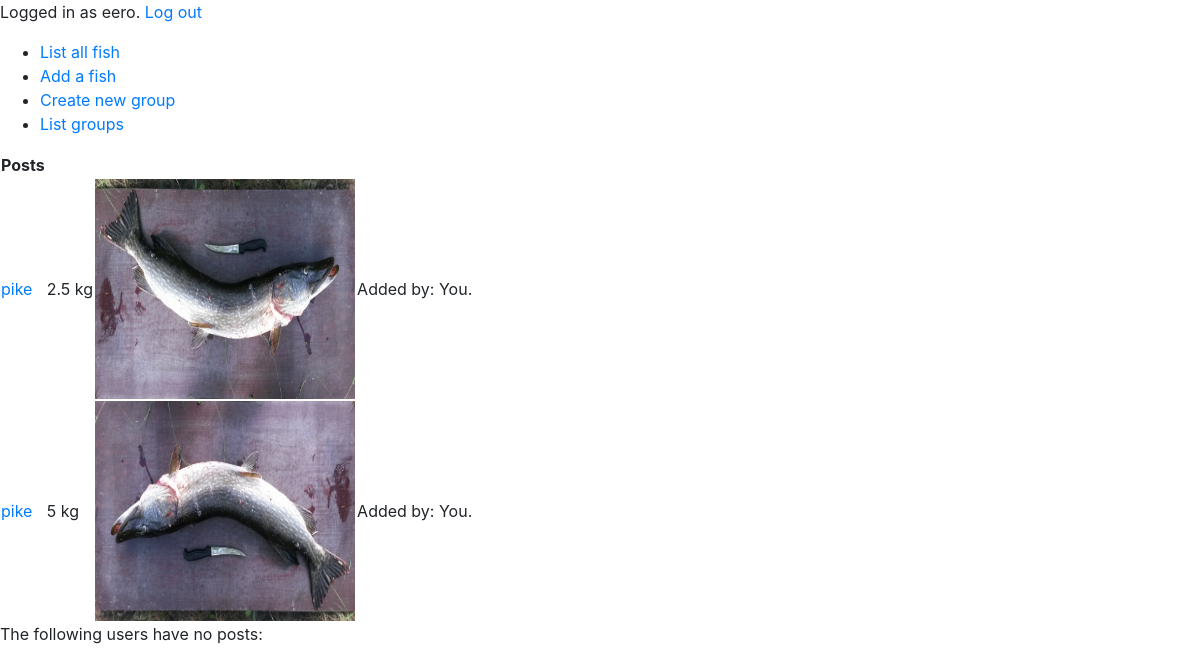
Screenshot of /fish (signed in) with the database file from the repository.
### application/auth/models.py (models this page shows, shortened)
class User(Base):
    __tablename__ = "account"
    username = db.Column(db.String(144), unique=True, nullable=False)
    password = db.Column(db.String(144), nullable=False)
    groups = db.relationship('Group', secondary=groups, backref=db.backref('accounts', lazy=True))
    fish = db.relationship("Fish",backref='account',lazy=True)
    @staticmethod
    def find_users_with_no_posts():
        stmt = text("SELECT Account.id, Account.username FROM Account"
                     " LEFT JOIN Fish ON Fish.account_id = Account.id"
                     " WHERE (Fish.species IS null)")
        res = db.engine.execute(stmt)
        response = []
        for row in res:
            response.append({"name":row[1]})
        return response

### application/fish/models.py (models this page shows, shortened)
class Fish(Base):
    species = db.Column(db.String(144), nullable=False)
    weight = db.Column(db.Numeric(precision=4, asdecimal=False, decimal_return_scale=None))
    image_file = db.Column(db.String(20))
    account_id = db.Column(db.Integer, db.ForeignKey('account.id'),
                            nullable=False)

### application/fish/views.py (the view)
@app.route("/fish", methods=["GET"])
def fish_index():
    fish = Fish.query.all()
    no_posts = User.find_users_with_no_posts()
    return render_template("fish/list.html", fish=fish, users=User.query.all(),
                no_posts=no_posts)

### application/__init__.py (called while the page is built)
@app.after_request
def add_header(response):
    response.headers['Cache-Control'] = 'no-store, no-cache, must-revalidate, post-check=0, pre-check=0, max-age=0'
    response.headers['Pragma'] = 'no-cache'
    response.headers['Expires'] = '-1'
    return response

@login_manager.user_loader
def load_user(user_id):
    return User.query.get(user_id)

### application/templates/fish/list.html (shortened to what this page needs)
{% extends "layout.html" %}
{% block body %}
<table>
  <tr>
    <th>Posts</th>
  </tr>
  {% for fish in fish %}
  <tr>
    <td><a href="{{ url_for('fish_view', fish_id=fish.id) }}"> {{ fish.species }}</a></td>
    <td>{{ fish.weight }} kg</td>
    {% if not fish.image_file == None %}
    <td>
      <img src="{{ url_for('static', filename='pictures/'+ fish.image_file) }}" height="220" width="260"
        alt="Current Fish image">
    </td>
    {% endif %}
    {% if current_user.id == fish.account_id %}
    <td>Added by: You.</td>
    {% endif %}
  </tr>
  {% endfor %}
</table>
{% if no_posts is defined %}
<p>
  The following users have no posts:
</p>
{% endif %}
{% endblock %}

### application/templates/layout.html (shortened to what this page needs)
<!DOCTYPE html>
<html>
<head>
  <link rel="stylesheet" href="https://maxcdn.bootstrapcdn.com/bootstrap/4.0.0/css/bootstrap.min.css">
</head>
<body>
  {% if current_user.is_authenticated %}
  <p>
  Logged in as {{ current_user.username }}. <a href="{{ url_for('auth_logout') }}">Log out</a>
  </p>
  {% else %}
  <a href="{{ url_for('auth_login') }}">Log in</a>
  <a href="{{ url_for('auth_signup') }}">Sign up</a>
  {% endif %}
  <ul>
    <li><a href="{{ url_for('fish_index') }}">List all fish</a></li>
    <li><a href="{{ url_for('fish_new') }}">Add a fish</a></li>
    <li><a href="{{ url_for('group_new') }}">Create new group</a></li>
    <li><a href="{{ url_for('group_index') }}">List groups</a></li>
  </ul>
  {% block body %}{% endblock %}
</body>
</html>

### rows the page displays
User: username "eero"
Fish: species "pike", weight "2.5", image_file (picture), shows "Added by: You."
Fish: species "pike", weight "5", image_file (picture), shows "Added by: You."
